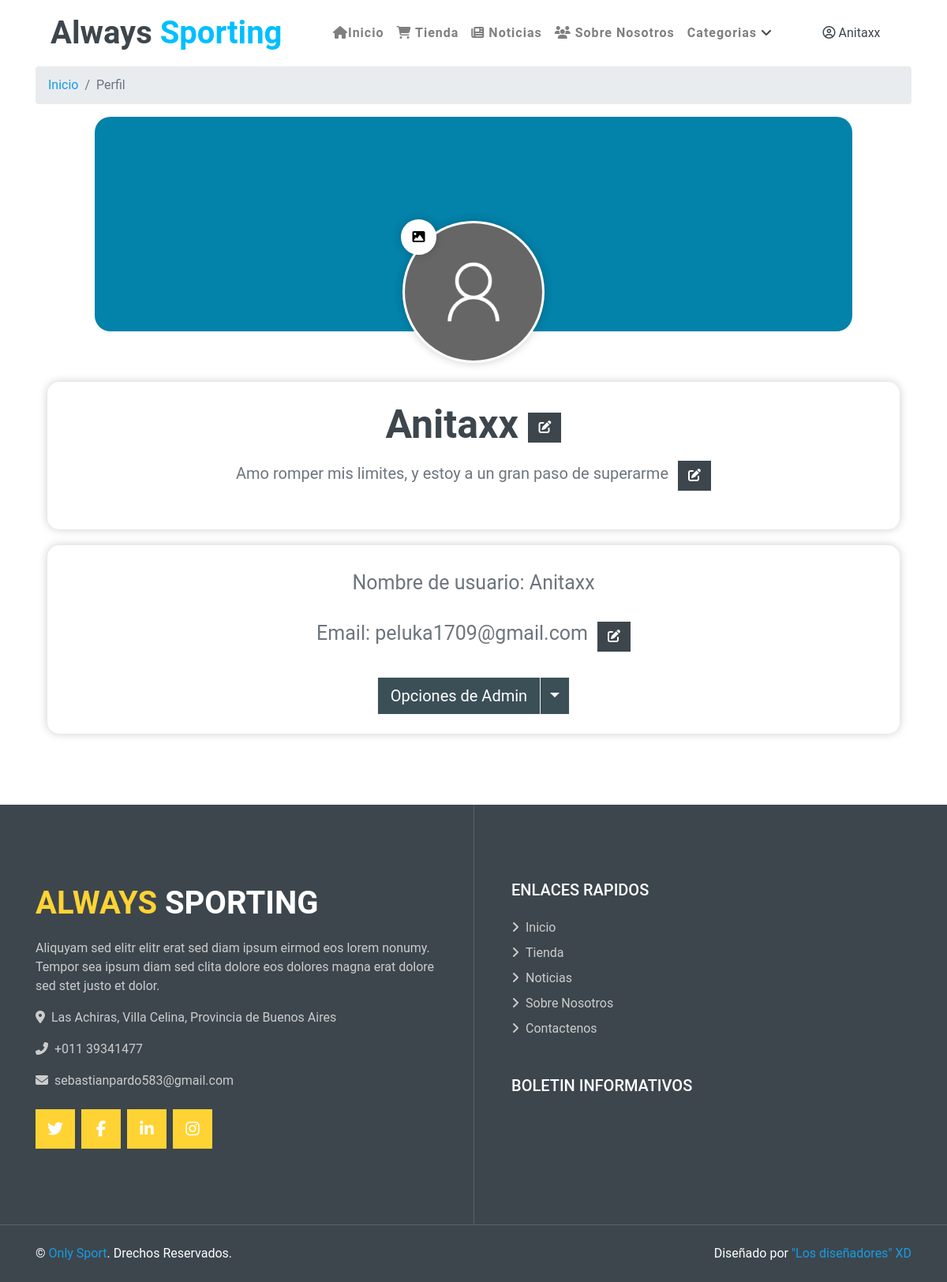
/my_perfil.php (signed in), run on the app's committed database.
### tables this page shows
CREATE TABLE IF NOT EXISTS `usuarios` (
`id` int(11) unsigned NOT NULL,
  `user_name` varchar(50) NOT NULL,
  `contra` varchar(100) NOT NULL,
  `email` varchar(50) NOT NULL,
  `rol` int(11) NOT NULL,
  `fecha_alta` datetime NOT NULL,
  `fecha_baja` datetime DEFAULT NULL,
  `descrip` varchar(500) NOT NULL DEFAULT 'Sin Descripcion'
);

### my_perfil.php (called while the page is built, shortened)
<?php
require_once "includes/config.php";
$consulta = "SELECT * FROM usuarios WHERE id = '" . $_SESSION['usuario']['id'] . "'";
$query = mysqli_query($conn, $consulta);
$usser = mysqli_fetch_all($query, MYSQLI_ASSOC);
require_once "views/layout.php";

### views/my_perfil.php (the view, shortened to what this page needs)
<link rel="stylesheet" href="css/my_perfil.css">
<link href="css/style.css" rel="stylesheet">
<div class="container">
    <?php foreach ($usser as $usu) { ?>
        <nav aria-label="breadcrumb">
            <ol class="breadcrumb">
                <li class="breadcrumb-item"><a href="index.php" class="link-info" style="text-decoration: none;">Inicio</a>
                </li>
                <li class="breadcrumb-item active" aria-current="page"><a class="link-dark" style="text-decoration: none;">Perfil</a></li>
            </ol>
        </nav>
</div>
<section class="perfil-user">
    <div class="user-header">
        <div class="user-portada">
            <div class="user-avatar">
                <img src="img/group/user.png" alt="imagen portada">
                <button type="file" class="boton-avatar"><i class="fa-solid fa-image"></i></button>
            </div>
        </div>
    </div>
    <div class="user-body">
        <div class="user-desc">
            <h3 class="titulo">
                <ul class="list-inline">
                    <?php echo $usu['user_name'] ?>
                    <button onclick="mostrarN();" class="list-inline-item btn btn-dark text-light"><i class="fa-solid fa-pen-to-square"></i></button>
                </ul>
            </h3>
            <ul class="list-inline">
                <p class="list-inline-item"><?php echo $usu['descrip'] ?></p>
                <button onclick="mostrar();" class="list-inline-item btn btn-dark text-light"><i class="fa-solid fa-pen-to-square"></i></button>
            </ul>
        </div>
        <div class="user-info">
            <div class="user-datos">
                <p>Nombre de usuario:
                    <?php echo $usu['user_name'] ?>
                </p>
                <ul class="list-inline">
                    <p class="list-inline-item">Email: <?php echo $usu['email'] ?></p>
                    <button onclick="mostrarE();" class="list-inline-item btn btn-dark text-light"><i class="fa-solid fa-pen-to-square"></i></button>
                </ul>
                <div class="btn-group" role="group">
                    <button type="botton" class="btn btn-secondary btn-lg" style="background-color:rgb(59 79 87);" onMouseover="this.style.color='White'" onMouseout="this.style.color='Deepskyblue'">Opciones de Admin</button>
                    <button type="button" class="btn btn-lg btn-secondary dropdown-toggle dropdown-toggle-split" style="background-color:rgb(59 79 87);" onMouseover="this.style.color='White'" onMouseout="this.style.color='Deepskyblue'" data-toggle="dropdown" aria-haspopup="true" aria-expanded="false">
                    </button>
                </div>
            </div>
        </div>
    </div>
</section>
<?php } ?>

### css/xd.css (style rules this page uses)
body,html { height: 100%; width: 100%; margin: 0; padding: 0; background: #ffffff !important; }

### css/my_perfil.css (style rules this page uses)
.perfil-user .user-body, .perfil-user { display: flex; flex-wrap: wrap; flex-direction: column; align-items: center; }
.perfil-user .user-header { width: 100%; display: flex; justify-content: center; margin-bottom: 4rem; }
.perfil-user .user-portada { display: block; position: relative; width: 80%; height: 17rem; background: #0382aa; border-radius: 20px; }
.perfil-user .user-avatar { display: flex; width: 180px; height: 180px; align-items: center; justify-content: center; border: 3px solid #fff; background-color: #fff; border-radius: 50%; box-shadow: 0 0 12px rgba(0, 0, 0, .2); position: absolute; bottom: -40px; left: calc(50% - 90px); z-index: 1; }
.perfil-user .user-avatar img { width: 100%; position: relative; border-radius: 50%; }
.perfil-user .user-avatar .boton-avatar { position: absolute; left: -5px; top: -5px; border: 0; background-color: #fff; box-shadow: 0 0 12px rgba(0, 0, 0, .2); width: 45px; height: 45px; border-radius: 50%; cursor: pointer; border: 2px solid #fff; }
.perfil-user .user-body { width: 90%; }
.perfil-user .user-info, .perfil-user .user-desc { display: block; flex-wrap: wrap; padding: 1.5rem 2rem; box-shadow: 0 0 12px rgba(0, 0, 0, .2); background-color: #fff; border-radius: 15px; text-align: center; width: 100%; }
.perfil-user .user-desc { margin-bottom: 1.25rem; text-align: center; }
.perfil-user .user-desc h3 { font-size: 50px; }
.perfil-user .user-desc p { font-size: 20px; }
.perfil-user .user-datos { width: 100%; }
.perfil-user .user-datos p { padding: 5px 0; font-size: 25px; }

### views/my_perfil.php (style rules this page uses)
.btn-secondary { color: white; background: #0382aa; }

### data on the page
usuarios: user_name "Anitaxx", descrip "Amo romper mis limites, y estoy a un gran paso de superarme", email "peluka1709@gmail.com"

### other printed values
$_SESSION['usuario']['user_name'] "Anitaxx"
